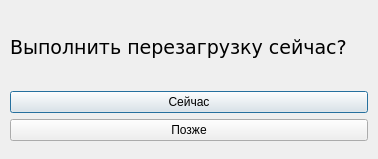
<?xml version="1.0" encoding="UTF-8"?>
<ui version="4.0">
 <class>Reboot_Dialog</class>
 <widget class="QDialog" name="Reboot_Dialog">
  <property name="geometry">
   <rect>
    <x>0</x>
    <y>0</y>
    <width>378</width>
    <height>159</height>
   </rect>
  </property>
  <property name="windowTitle">
   <string>Reboot</string>
  </property>
  <widget class="QWidget" name="gridLayoutWidget">
   <property name="geometry">
    <rect>
     <x>10</x>
     <y>10</y>
     <width>358</width>
     <height>131</height>
    </rect>
   </property>
   <layout class="QGridLayout" name="gridLayout">
    <item row="1" column="0">
     <widget class="QPushButton" name="btn_now_reboot">
      <property name="text">
       <string>Сейчас</string>
      </property>
     </widget>
    </item>
    <item row="2" column="0">
     <widget class="QPushButton" name="btn_late_reboot">
      <property name="text">
       <string>Позже</string>
      </property>
     </widget>
    </item>
    <item row="0" column="0">
     <widget class="QLabel" name="label">
      <property name="font">
       <font>
        <family>DejaVu Sans</family>
        <pointsize>14</pointsize>
       </font>
      </property>
      <property name="text">
       <string>Выполнить перезагрузку сейчас?</string>
      </property>
     </widget>
    </item>
   </layout>
  </widget>
 </widget>
 <resources/>
 <connections/>
</ui>
